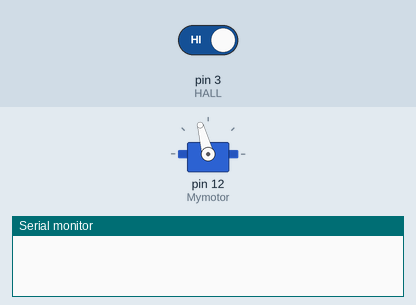
Simulated run of this sketch. Board: Arduino Uno, built with avr-gcc and run on an emulated ATmega328P. Shown: servo, the last lines printed to the serial monitor. Inputs (shaded band) come from the test bench; at power-on: pin 3 (HALL) HIGH.

Above: at 3.2 s.
3.3 s: pin 3 (HALL) driven LOW
At 10.7 s:
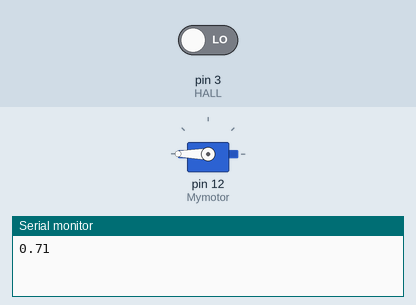
At 41.1 s:
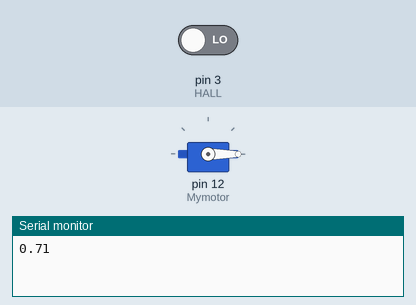
Timing chart, 0 to 47.0 s (numbered marks = the images above; inputs shaded):
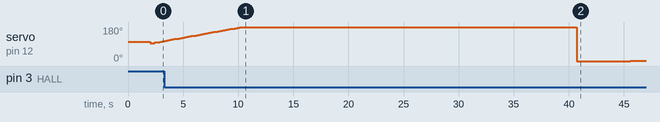

The sketch:

PIDTestHastighet1.ino
```cpp
# include <Servo.h>
#include <PID_v1.h>

int HALL=3;                               //pin för hall
int state=HIGH;                              //signal från hall
int oldstate=HIGH;
double v=0;                               //Hastighet cm/s
double vold=0;
double Omkrets=20.4;                         //Omkrets på hjulet cm
int passeringar;
unsigned long lasttime=0;
unsigned long currenttime=0;
unsigned long lastangletime=0;
unsigned long inputintervall=220000;      //Microsekunder mellan PID beräkningar

//regulator 1
double Sampletime=0.2;
double P=0.00856;
double I=0.0856;
long integral =0;

//Regulator 2
//double Sampletime=0.2;
//double P=0.00618;
//double I=0.618;

Servo motor;
int Mymotor = 12;
float angle = 90;

//Define Variables we'll be connecting to
double Setpoint, Input, Output;

//Define the aggressive and conservative Tuning Parameters
double aggKp=0.00944, aggKi= 0.123, aggKd= 0.000169;
double consKp=0.00944, consKi=0.123, consKd= 0.000169;

//Specify the links and initial tuning parameters
PID myPID(&Input, &Output, &Setpoint, consKp, consKi, consKd, DIRECT);

void setup() {
    pinMode(HALL, INPUT);
    Serial.begin(9600);
    pinMode(Mymotor,OUTPUT);            //sätter dc motor som output
  motor.attach(Mymotor);

  passeringar=0;
//  Input = 0;
  Setpoint = 140;

  //turn the PID on
  myPID.SetMode(AUTOMATIC);
//  SetSampleTime(20);
  angle=103.7;
  motor.write(angle);
  delay(2000);
}

void loop() {

//Setpoint=Serial.read();
currenttime=micros();


    state=digitalRead(HALL);              //Reads the hallsignal


    if (state==LOW && oldstate==HIGH){                        //Cheaks if the magnet is there
      currenttime=micros();
      if (currenttime==0){
      }
      else{
        v=(2*Omkrets*1000000)/((currenttime-lasttime)*17.53);    //multiply with tousend to get seconds instead of mS 17.53 magnets per wheel rotation
        lasttime=currenttime;
        passeringar++;

        if(v < 0.6*vold){
          v=vold;
        }
        Serial.print(v);                      //Only for testing
        Serial.print('\n');                   //Only for testing

        vold=v;
      }
    }

    oldstate=state;

if((currenttime-lastangletime) > inputintervall) {

    integral=integral+(Setpoint-v)*Sampletime;
    angle=90+P*(Setpoint-v)+integral*I;


    motor.write(angle);
  //  Serial.print(angle);
  //  Serial.print('\n');
   //delayMicroseconds(ts);
   lastangletime=currenttime;
  }
}
```
